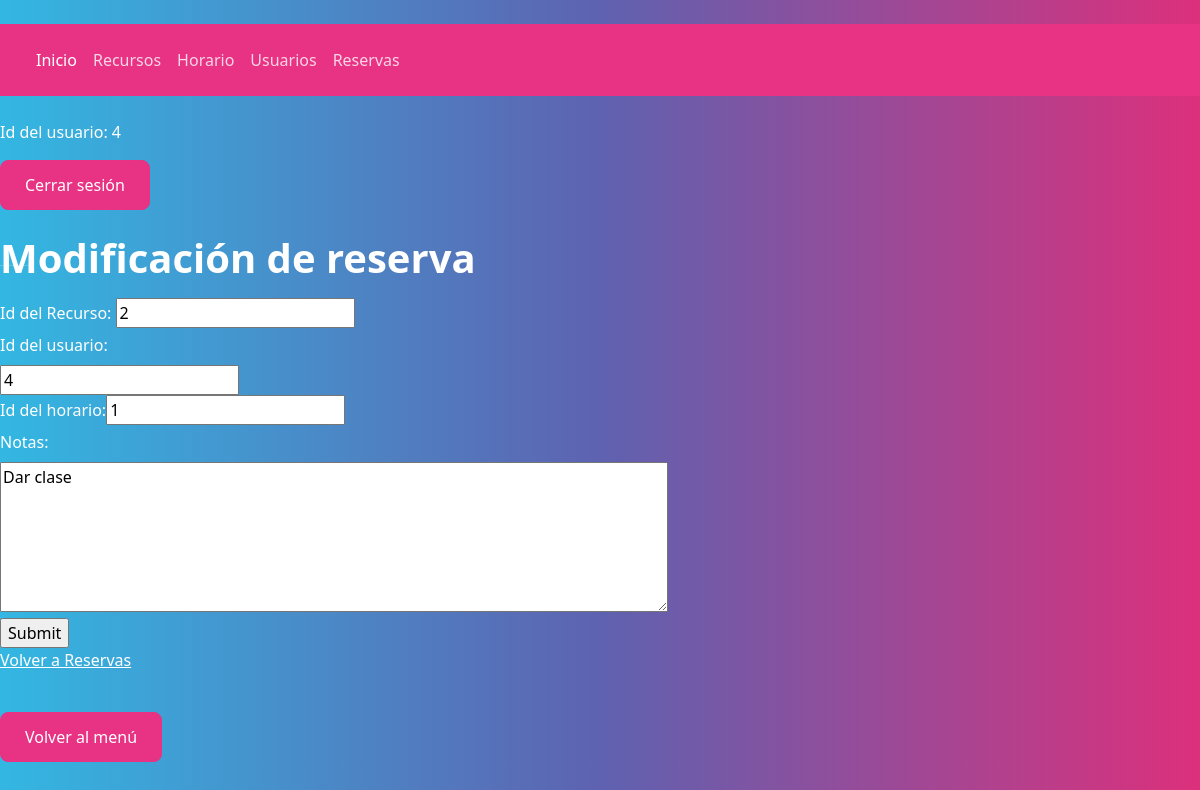
/index.php?action=formModifyReserve&controller=controllerReserve&idReserve=1 (signed in), run on the app's committed database.
### tables this page shows
CREATE TABLE reserves(
    id INT UNSIGNED AUTO_INCREMENT PRIMARY KEY,
    id_resource INT UNSIGNED NOT NULL,
    id_user INT UNSIGNED NOT NULL,
    id_timeslot INT UNSIGNED NOT NULL,
    note VARCHAR(5000),
    FOREIGN KEY (id_resource) REFERENCES resource(id) ON DELETE CASCADE ON UPDATE CASCADE,
    FOREIGN KEY (id_user) REFERENCES user(id) ON DELETE CASCADE ON UPDATE CASCADE,
    FOREIGN KEY (id_timeslot) REFERENCES timeslot(id) ON DELETE CASCADE ON UPDATE CASCADE
);

### models/db.php (called while the page is built, shortened)
<?php
class DB
{
    private static $connection;
    public static function createConnection()
    {
        DB::$connection = new mysqli(Config::$server, Config::$user, Config::$psw, Config::$dbname);
        if (DB::$connection->connect_errno) return false;
        else return true;
    }
    public static function dataQuery($sql)
    {
        $res = self::$connection->query($sql);
        $resArray = array();
        if ($res->num_rows > 0) {
            while ($row = $res->fetch_array()) {
                $resArray[] = $row;
            }
        } else {
            $resArray = null;
        }
        return $resArray;
    }
}

### models/reserves.php (called while the page is built, shortened)
<?php
include_once("db.php");
class Reserves
{
    public function queryReserve($id)
    {
        $result = DB::dataQuery("SELECT * FROM reserves WHERE id = '$id'");
        if (count($result) > 0)
            return $result;
        else
            return null;
    }
}

### views/reserve/formModifyReserve.php (the view)
<?php
$consulta = $data[2][0];
echo "<h1>Modificación de reserva</h1>";
echo "<form enctype='multipart/form-data' action='index.php?action=modifyReserve&controller=controllerReserve' method='POST'>
        <input type='hidden' name='idReserve' value='" . $consulta['id'] . "'>
        <label for='name'>Id del Recurso:</label>
        <input type='text' name='id_resource' value='" . $consulta['id_resource'] . "'><br>
        <label for='id_user'>Id del usuario:</label><br /><input name='id_user' value='" . $consulta['id_user'] . "'></input><br>
        <label for='id_timeslot'>Id del horario:</label><input type='text' name='id_timeslot' value='" . $consulta['id_timeslot'] . "'><br>
        <label for='id_user'>Notas:</label><br><textarea type='text' name='note' rows='6' cols='70'>" . $consulta['note'] . "</textarea><br>";
echo " <input type='submit'>
    </form>";
echo "<p><a href='index.php?action=showAllReserves&controller=controllerReserve'>Volver a Reservas</a></p>";

### data on the page
reserves: id_resource "2", id_user "4", id_timeslot "1", note "Dar clase"

### other printed values
Security::getUserId() "4"
